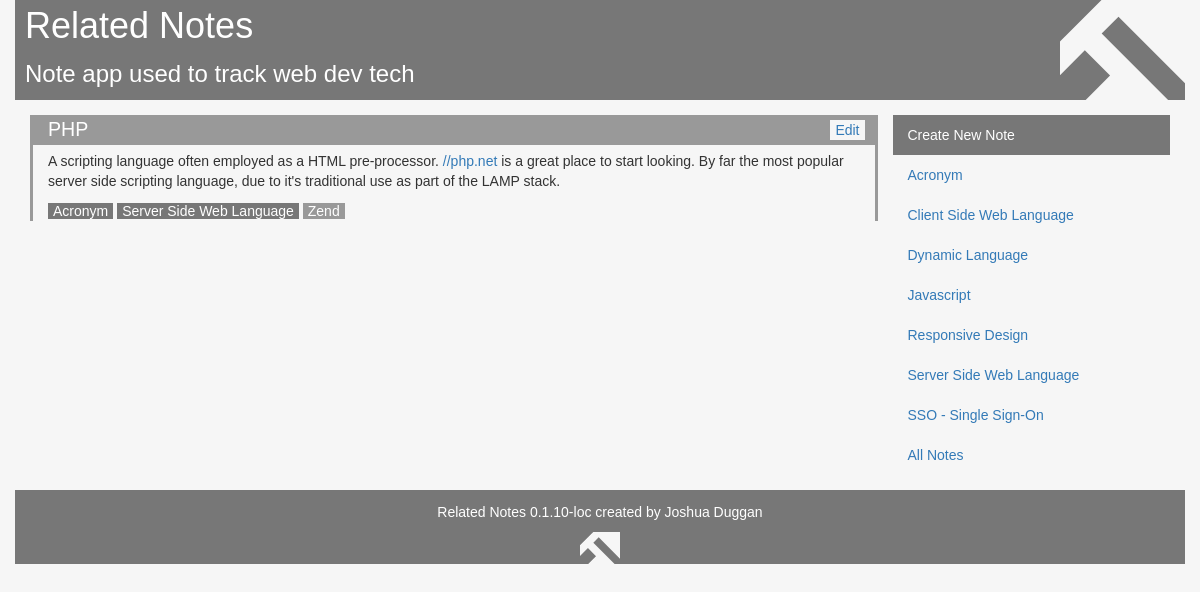
Page /?note=15 on the committed database.
### tables this page shows
CREATE TABLE IF NOT EXISTS `notes` (
  `id` int(11) NOT NULL AUTO_INCREMENT,
  `is_category` tinyint(1) NOT NULL DEFAULT '0',
  `name` varchar(101) NOT NULL,
  `description` text NOT NULL,
  PRIMARY KEY (`id`),
  UNIQUE KEY `id` (`id`),
  UNIQUE KEY `name` (`name`)
);

### public_html/index.php (the view, shortened to what this page needs)
<?php
require_once 'common.php';
echo "<div class='row'>\n";
echo "</div>\n";
echo "<div class='row'>\n";
$allNotes = array_key_exists('all_notes', $_GET);
$catId = array_key_exists('cat', $_GET) ? (integer)$_GET['cat'] : -1;
$noteId = array_key_exists('note', $_GET) ? (integer)$_GET['note'] : -1;
if ($catId > 1) {
  $catsRes = $db->query(
            "(SELECT * FROM notes WHERE is_category = 1 AND id = $catId) "
          . "UNION ALL (SELECT * FROM (SELECT * FROM notes "
          . "WHERE is_category = 1 AND id <> $catId ORDER BY name) tmp)")
            or handleIt($db->error);
} else {
  $catsRes = $db->query(
            "SELECT * FROM notes WHERE is_category = 1 ORDER BY name")
            or handleIt($db->error);
  if ($noteId > 1) {
    $notesRes = $db->query(
            "SELECT * FROM notes WHERE is_category <> 1 AND id = $noteId");
  }
}
echo "<div class='col-sm-9'>";
if ($allNotes) {
  echoNoteSections($notesRes);
} else if ($noteId > 1) {
  echoNoteSections($notesRes);
} else {
  echoNoteSections($catsRes);
}
echo "</div>\n";
echo "<ul class='nav col-sm-3 jd-navcol'>\n";
echo "<li class='jd-edit-nav'><a href='edit.php'>Create New Note</a></li>\n";
if ($allNotes) {
  echo "<li><a href='#'>All Notes</a><ul class='nav'>\n";
  echoNavLis($notesRes);
  echo "</ul></li>\n";
  echoNavLis($catsRes);
} else {
  echoNavLis($catsRes);
  echo "<li><a href='./?all_notes#'>All Notes</a></li>\n";
}
echo "</ul>\n";
echo "</div>\n";
echo "<div class='row'>\n";
echo "</div>\n";
function echoNoteSections($res) {
  global $db;
  while ($row = $res->fetch_assoc()) {
    echo "<section id='{$row['id']}note' class='"
       . ($row['is_category'] ? "jd-cat" : "jd-note") . "'>\n";
    echo "<div class='jd-h-block'>"
       . "<a href='edit.php?id={$row['id']}'>Edit</a>"
       . "<h3>" . htmlspecialchars($row['name']) . "</h3>"
       . "</div>\n";
    $description = htmlspecialchars($row['description']);
    $description = preg_replace('/\[url\](.*?)\[\/url\]/i',
                                '<a href="$1">$1</a>', $description);
    $description = str_replace("\n", "</p>\n<p>", $description);
    echo "<p>" . $description . "</p>\n";
    echo "<p>";
    $saRes = $db->query(
        "SELECT id, name, is_category FROM notes WHERE id IN "
        . "(SELECT note_id FROM relationships WHERE relationship_id IN "
        . "(SELECT relationship_id FROM relationships "
        . "WHERE note_id = {$row['id']}) AND note_id <> {$row['id']}) "
        . "ORDER BY is_category DESC, name");
    while ($saRow = $saRes->fetch_assoc()) {
      $nType = ($saRow['is_category']) ? 'cat' : 'note';
      echo "<a href='./?$nType={$saRow['id']}' class='jd-$nType-link'>"
        . htmlspecialchars($saRow['name']) . "</a>\n";
    }
    echo "</p>\n";
    echo "</section>\n";
  }
}
function echoNavLis($res) {
  global $catId;
  global $notesRes;
  while ($row = $res->fetch_assoc()) {
    if ($row['id'] == $catId) {
      echo "<li><a href='#'>" . htmlspecialchars($row['name']) . "</a>";
      echo "<ul class='nav'>\n";
      echoNavLis($notesRes);
      echo "</ul>\n";
    } else {
      echo "<li><a href='"
         . (($row['is_category']) ? "./?cat={$row['id']}" : "#{$row['id']}note")
         . "'>" . htmlspecialchars($row['name']) . "</a>";
    }
    echo "</li>\n";
  }
}

### public_html/main.css (style rules this page uses)
html { height: 100%; }
body { font-family: Verdana, Geneva, sans-serif; background-color: #F6F6F6; margin: 0; height: 100%; position: relative; }
section { border-left: 3px solid #2760AA; border-right: 3px solid #2760AA; margin: 15px 0; }
section > * { padding-left: 15px; padding-right: 15px; }

### public_html/relatednotes.css (style rules this page uses)
.jd-cat h3, .jd-note h3 { color: white; }
section { border-left: 3px solid #777; border-right: 3px solid #777; margin: 15px 0; }
section > * { padding-left: 15px; padding-right: 15px; }
.jd-note { padding-left: 0; padding-right: 0; border-left: 3px solid #999; border-right: 3px solid #999; }
.jd-h-block { padding-top: 0.3em; padding-bottom: 0.3em; margin-bottom: 0.4em; }
footer, .jd-h-block { background-color: #777; }
.jd-note .jd-h-block { background-color: #999; }
.jd-h-block h3 { display: inline; }
.jd-note h3 { font-size: 1.4em; }
.jd-h-block a { float: right; background-color: #F6F6F6; padding: 0 5px; margin-top: 1px; margin-right: -5px; }
.jd-navcol { margin: 15px 0; }
.jd-edit-nav { background-color: #777; color: white; }
.jd-edit-nav a { color: white; }
.jd-note-link, .jd-cat-link { background-color: #777; white-space: nowrap; color: white; padding: 0 5px; }
.jd-note-link { background-color: #999; }

### rows in the picture
notes: name "PHP", description "A scripting language often employed as a HTML pre-processor. //php.net is a great place to start looking. By far the most popular server side scripting language, due to it's traditional use as part of the LAMP stack."
notes: name "Acronym"
notes: name "Server Side Web Language"
notes: name "Zend"
notes: name "Client Side Web Language"
notes: name "Dynamic Language"
notes: name "Javascript"
notes: name "Responsive Design"
notes: name "SSO - Single Sign-On"

### other values in the picture
VERSION "0.1.10-loc"
